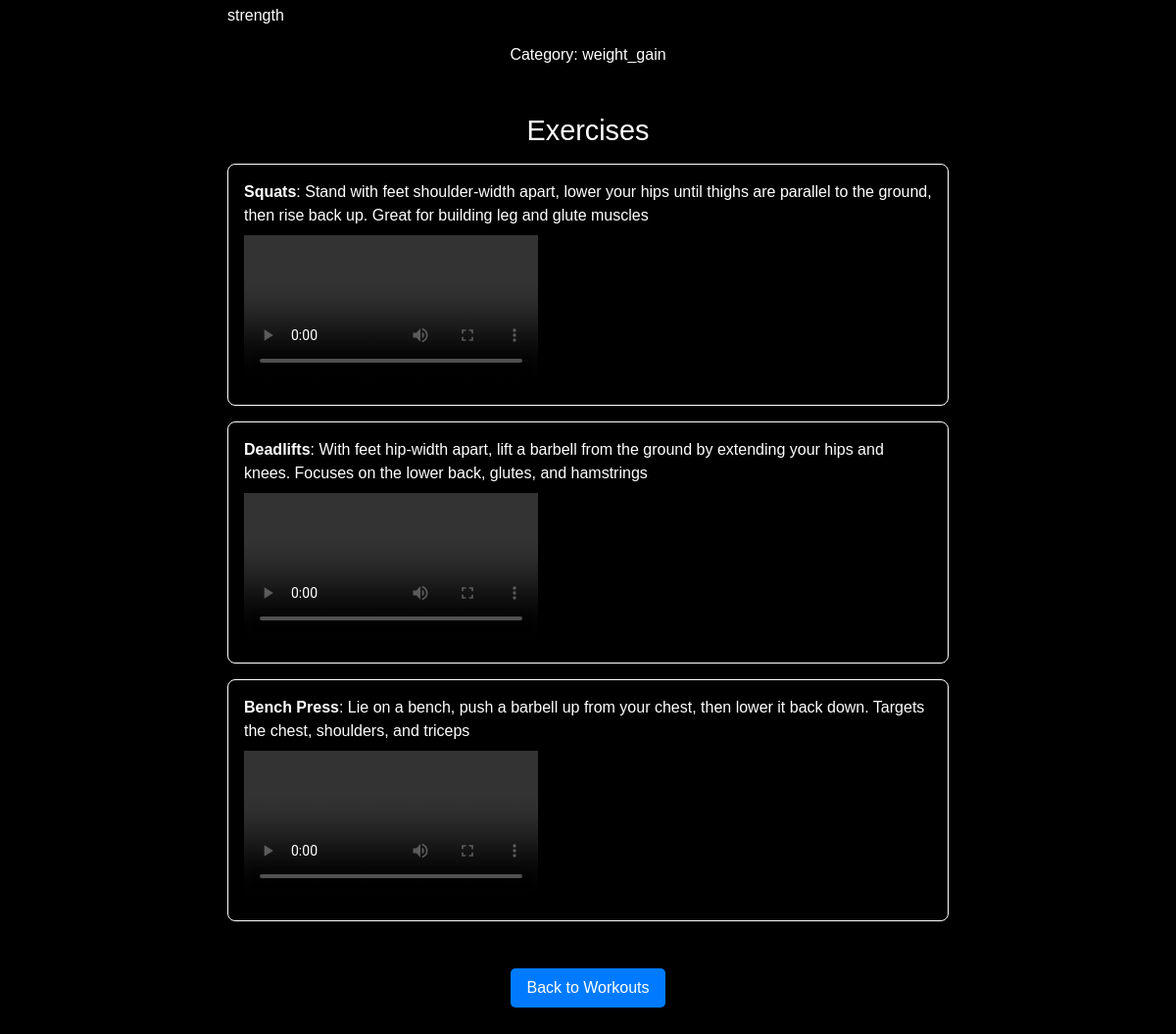
The app's page /workouts/2/ with its own data.
### fitnessapp/models.py (models this page shows, shortened)
class Workout(models.Model):
    title = models.CharField(max_length=100)
    description = models.TextField()
    video_url = models.URLField(max_length=200, blank=True, null=True)
    category = models.CharField(max_length=50, choices=[('weight_gain', 'Weight Gain'), ('weight_loss', 'Weight Loss')])

class Exercise(models.Model):
    workout = models.ForeignKey(Workout, on_delete=models.CASCADE, related_name='exercises')
    name = models.CharField(max_length=100)
    description = models.TextField()
    video_url = models.URLField(max_length=200, blank=True, null=True)

### fitnessapp/views.py (the view)
# urls.py: path('workouts/<int:workout_id>/', views.workout_detail, name='workout_detail'),
def workout_detail(request, workout_id):
    workout = get_object_or_404(Workout, pk=workout_id)
    return render(request, 'workout_detail.html', {'workout': workout})

### templates/workout_detail.html (shortened to what this page needs)
{% extends 'base.html' %}
{% block content %}
<div class="content-container">
    <p>{{ workout.description }}</p>
    <p>Category: {{ workout.category }}</p>
    <h3>Exercises</h3>
    <ul class="exercise-list">
        {% for exercise in workout.exercises.all %}
            <li class="exercise-item">
                <strong>{{ exercise.name }}</strong>: {{ exercise.description }}
                {% if exercise.video_url %}
                    <br>
                    <video class="exercise-video" controls>
                        <source src="{{ exercise.video_url }}" type="video/mp4">
                    </video>
                {% endif %}
            </li>
        {% endfor %}
    </ul>
    <a class="back-link" href="{% url 'workout_list' %}">Back to Workouts</a>
</div>
{% endblock %}

### static/css/style.css (style rules this page uses)
body { background-image: url('/path/to/your/background-image.jpg'); background-size: cover; background-position: center; font-family: Arial, sans-serif; color: #fff; margin: 0; padding: 0; }
.content-container { display: flex; flex-direction: column; align-items: center; justify-content: center; max-width: 800px; margin: 2rem auto; padding: 2rem; background-color: rgba(0, 0, 0, 0.7); border-radius: 8px; }
h3 { font-size: 1.8rem; margin-top: 2rem; margin-bottom: 1rem; }
.exercise-list { list-style-type: none; padding: 0; }
.exercise-item { margin-bottom: 1rem; }
.exercise-video { max-width: 100%; height: auto; margin-top: 0.5rem; }
.back-link { display: inline-block; margin-top: 2rem; padding: 0.5rem 1rem; background-color: #007bff; color: #fff; text-decoration: none; border-radius: 5px; }

### static/css/base.css (style rules this page uses)
html, body { height: 100%; margin: 0; padding: 0; }
body { display: flex; align-items: center; justify-content: center; background-color: black; font-family: Arial, sans-serif; padding-top: 1rem; }
a { color: #007bff; text-decoration: none; }

### static/css/home_style.css (style rules this page uses)
body { background-image: url('/path/to/your/background-image.jpg'); background-size: cover; background-position: center; font-family: Arial, sans-serif; color: #fff; margin: 0; padding: 0; }

### static/css/workout_list_style.css (style rules this page uses)
body { background-image: url('/path/to/your/background-image.jpg'); background-size: cover; background-position: center; font-family: Arial, sans-serif; color: #fff; margin: 0; padding: 0; }
ul { list-style-type: none; padding: 0; }
ul li { margin-bottom: 1rem; }
.back-link { display: inline-block; margin-top: 2rem; padding: 0.5rem 1rem; background-color: #007bff; color: #fff; text-decoration: none; border-radius: 5px; transition: background-color 0.3s; }

### static/css/diet_list_style.css (style rules this page uses)
body { background-image: url('/path/to/your/background-image.jpg'); background-size: cover; background-position: center; font-family: Arial, sans-serif; color: #fff; margin: 0; padding: 0; }
ul { list-style-type: none; padding: 0; margin: 0; max-height: 70vh; overflow-y: auto; }
ul li { background-color: rgba(0, 0, 0, 0.6); border: 1px solid #fff; border-radius: 8px; padding: 1rem; margin-bottom: 1.5rem; box-shadow: 0 4px 8px rgba(0, 0, 0, 0.5); text-align: left; }
.back-link { display: inline-block; margin-top: 2rem; padding: 0.5rem 1rem; background-color: #007bff; color: #fff; text-decoration: none; border-radius: 5px; transition: background-color 0.3s; }

### records on screen
Workout: category "weight_gain"
Exercise: name "Squats", description "Stand with feet shoulder-width apart, lower your hips until thighs are parallel to the ground, then rise back up. Great for building leg and glute muscles"
Exercise: name "Deadlifts", description "With feet hip-width apart, lift a barbell from the ground by extending your hips and knees. Focuses on the lower back, glutes, and hamstrings"
Exercise: name "Bench Press", description "Lie on a bench, push a barbell up from your chest, then lower it back down. Targets the chest, shoulders, and triceps"
